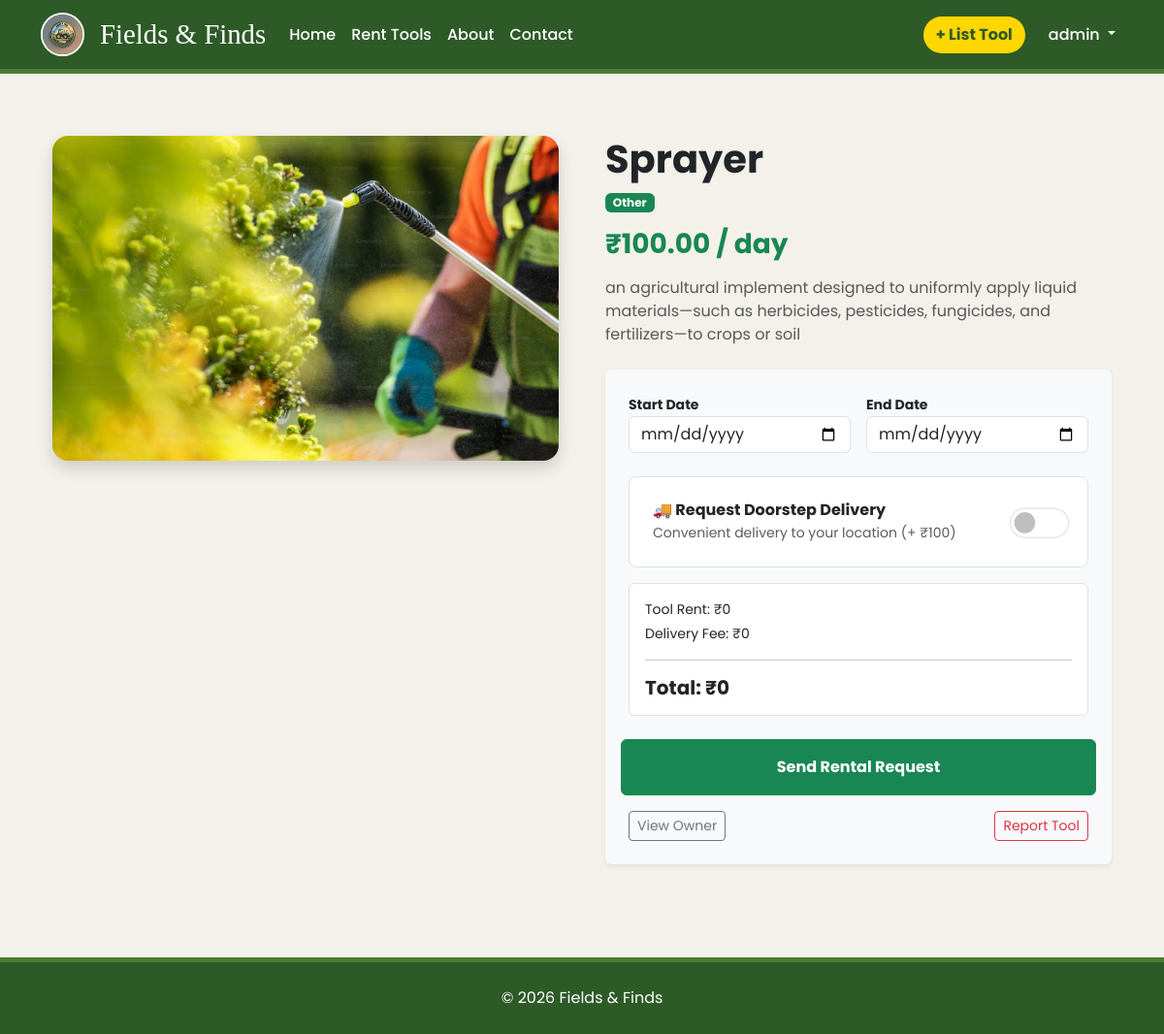
Screenshot of /tool/3/ (signed in) with the database file from the repository.
### core/models.py (models this page shows, shortened)
class Tool(models.Model):
    CATEGORY_CHOICES = [
        ('tractor', 'Tractor'),
        ('plow', 'Plow/Tillage'),
        ('harvester', 'Harvester'),
        ('irrigation', 'Irrigation Tools'),
        ('other', 'Other'),
    ]
    owner = models.ForeignKey(User, on_delete=models.CASCADE, related_name='owned_tools')
    name = models.CharField(max_length=200)
    category = models.CharField(max_length=50, choices=CATEGORY_CHOICES)
    description = models.TextField()
    price_per_day = models.DecimalField(max_digits=10, decimal_places=2)
    image = models.ImageField(upload_to='tool_images/', blank=True, null=True)
    is_approved = models.BooleanField(default=False)
    available_from = models.DateField()
    available_to = models.DateField()

### core/views.py (the view, shortened to what this page needs)
# urls.py: path('tool/<int:tool_id>/', views.tool_detail, name='tool_detail'),
def tool_detail(request, tool_id):
    tool = get_object_or_404(Tool, id=tool_id, is_approved=True)
    return render(request, 'core/tool_detail.html', {'tool': tool})

### core/context_processors.py (called while the page is built)
def notification_counts(request):
    if request.user.is_authenticated:
        pending_requests = Booking.objects.filter(tool__owner=request.user, status='pending').count()
        return {
            'nav_notification_count': pending_requests
        }
    return {'nav_notification_count': 0}

### core/templates/core/tool_detail.html (shortened to what this page needs)
{% extends 'core/base.html' %}
{% block content %}
<div class="container py-5">
    <div class="row g-5">
        <div class="col-md-6">
            {% if tool.image %}
                <img src="{{ tool.image.url }}" class="img-fluid rounded-4 shadow">
            {% else %}
                <div class="bg-light rounded-4 d-flex align-items-center justify-content-center"
                     style="height:300px;">
                    No Image
                </div>
            {% endif %}
        </div>
        <div class="col-md-6">
            <h1 class="fw-bold">{{ tool.name }}</h1>
            <p class="badge bg-success">{{ tool.category|title }}</p>
            <h3 class="text-success fw-bold mb-3">
                ₹<span id="pricePerDay">{{ tool.price_per_day }}</span> / day
            </h3>
            <p class="text-muted mb-4">
                {{ tool.description }}
            </p>
            <div class="card p-4 border-0 shadow-sm bg-light">
                {% if user == tool.owner %}
                    <div class="alert alert-info">
                        This is your tool listing. Manage it from the dashboard.
                    </div>
                {% else %}
                    <form method="POST" id="bookingForm">
                        <div class="row g-3">
                            <div class="col-6">
                                <label class="small fw-bold">Start Date</label>
                                <input type="date" name="start_date" id="startDate"
                                       class="form-control" required>
                            </div>
                            <div class="col-6">
                                <label class="small fw-bold">End Date</label>
                                <input type="date" name="end_date" id="endDate"
                                       class="form-control" required>
                            </div>
                            <div class="col-12 mt-4">
                                <div class="delivery-box p-4 rounded-3 border bg-white">
                                    <div class="d-flex justify-content-between align-items-center">
                                        <div>
                                            <h6 class="fw-bold mb-1">
                                                🚚 Request Doorstep Delivery
                                            </h6>
                                            <p class="small text-muted mb-0">
                                                Convenient delivery to your location (+ ₹100)
                                            </p>
                                        </div>
                                        <div class="form-check form-switch delivery-switch">
                                            <input class="form-check-input"
                                                   type="checkbox"
                                                   id="deliveryToggle"
                                                   name="delivery_requested"
                                                   value="1">
                                        </div>
                                    </div>
                                </div>
                            </div>
                            <div class="col-12 mt-3">
                                <div class="bg-white p-3 rounded border">
                                    <p class="mb-1 small">
                                        Tool Rent: ₹<span id="rentAmount">0</span>
                                    </p>
                                    <p class="mb-1 small">
                                        Delivery Fee: ₹<span id="deliveryFee">0</span>
                                    </p>
                                    <hr>
                                    <h5 class="fw-bold mb-0">
                                        Total: ₹<span id="totalAmount">0</span>
                                    </h5>
                                </div>
                            </div>
                            <button type="button"
                                    class="btn btn-success w-100 py-3 fw-bold mt-4"
                                    id="openAgreementBtn">
                                Send Rental Request
                            </button>
                        </div>
                    </form>
                    <div class="d-flex justify-content-between mt-3">
                        <a href="{% url 'public_profile' tool.owner.username %}"
                           class="btn btn-outline-secondary btn-sm">
                            View Owner
                        </a>
                        <a href="{% url 'report_tool' tool.id %}"
                           class="btn btn-outline-danger btn-sm">
                            Report Tool
                        </a>
                    </div>
                {% endif %}
            </div>
        </div>
    </div>
</div>
{% endblock %}

### core/templates/core/base.html (shortened to what this page needs)
{% load static %}
<!DOCTYPE html>
<html lang="en">
<head>
    <link href="https://cdn.jsdelivr.net/npm/bootstrap@5.3.0/dist/css/bootstrap.min.css" rel="stylesheet">
    <link rel="stylesheet" href="https://cdn.jsdelivr.net/npm/bootstrap-icons@1.11.1/font/bootstrap-icons.css">
</head>
<body>
<nav class="navbar navbar-expand-lg navbar-dark sticky-top">
    <div class="container">
        <a class="navbar-brand d-flex align-items-center" href="{% url 'home' %}">
            <img src="{% static 'images/logo.jpeg' %}" class="navbar-logo me-3">
            Fields & Finds
        </a>
        <div class="collapse navbar-collapse" id="nav">
            <ul class="navbar-nav me-auto">
                <li class="nav-item"><a class="nav-link" href="{% url 'home' %}">Home</a></li>
                <li class="nav-item"><a class="nav-link" href="{% url 'tool_discovery' %}">Rent Tools</a></li>
                <li class="nav-item"><a class="nav-link" href="{% url 'about' %}">About</a></li>
                <li class="nav-item"><a class="nav-link" href="{% url 'contact' %}">Contact</a></li>
            </ul>
            <ul class="navbar-nav ms-auto align-items-center">
                {% if user.is_authenticated %}
                    <li class="nav-item me-3">
                        <a class="btn btn-list-tool" href="{% url 'add_tool' %}">
                            + List Tool
                        </a>
                    </li>
                    <li class="nav-item dropdown">
                        <a class="nav-link dropdown-toggle" data-bs-toggle="dropdown">
                            {{ user.username }}
                        </a>
                    </li>
                {% else %}
                    <li class="nav-item"><a class="nav-link" href="{% url 'login' %}">Login</a></li>
                    <li class="nav-item"><a class="btn btn-list-tool ms-2" href="{% url 'register' %}">Register</a></li>
                {% endif %}
            </ul>
        </div>
    </div>
</nav>
<main class="container mt-3">
    {% block content %}{% endblock %}
</main>
<footer class="text-center mt-5">
    <p class="mb-0">&copy; 2026 Fields & Finds</p>
</footer>
</body>
</html>

### core/templates/core/base.html (style rules this page uses)
:root { --village-green: #2D5A27; --leaf-green: #4C7C32; --neutral-bg: #F4F1EA; --accent-gold: #FFD700; }
body { background: var(--neutral-bg); font-family: 'Poppins', sans-serif; }
.navbar { background: var(--village-green); border-bottom: 5px solid var(--leaf-green); }
.navbar-brand { font-family: 'Crimson Text', serif; font-size: 1.8rem; }
.navbar-logo { width: 45px; height: 45px; border-radius: 50%; border: 2px solid #fff; }
.nav-link { color: #fff !important; font-weight: 500; }
.btn-list-tool { background: var(--accent-gold); color: var(--village-green); font-weight: bold; border-radius: 25px; }
footer { background: var(--village-green); color: white; padding: 25px 0; border-top: 5px solid var(--leaf-green); }

### core/templates/core/tool_detail.html (style rules this page uses)
.delivery-box { transition: 0.3s ease; }
.delivery-switch .form-check-input { width: 3.2rem; height: 1.6rem; transform: scale(1.2); }

### rows the page displays
Tool: image (picture), name "Sprayer", category "Other", price_per_day "100.00", description "an agricultural implement designed to uniformly apply liquid materials—such as herbicides, pesticides, fungicides, and fertilizers—to crops or soil"

### other values shown
{{ user.username }} "admin"
